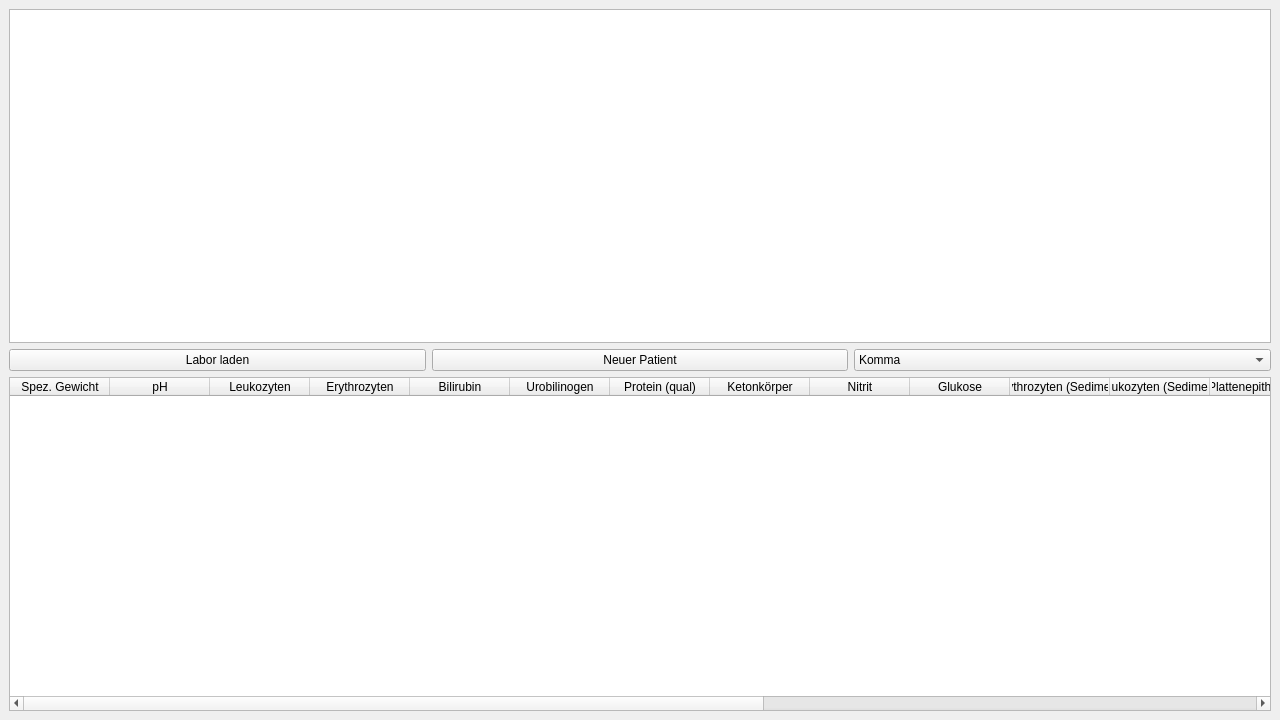
<?xml version="1.0" encoding="UTF-8"?>
<ui version="4.0">
 <class>UrinView</class>
 <widget class="QMainWindow" name="UrinView">
  <property name="geometry">
   <rect>
    <x>0</x>
    <y>0</y>
    <width>1280</width>
    <height>720</height>
   </rect>
  </property>
  <property name="windowTitle">
   <string>Urinanalyse</string>
  </property>
  <widget class="QWidget" name="centralWidget">
   <layout class="QGridLayout" name="gridLayout">
   <item row="0" column="0">
    <layout class="QVBoxLayout" name="verticalLayout">
     <item>
      <widget class="QTextEdit" name="rawLab"/>
     </item>
     <item>
      <layout class="QHBoxLayout" name="horizontalLayout">
       <item>
        <widget class="QPushButton" name="loadUrine">
         <property name="text">
          <string>Labor laden</string>
         </property>
        </widget>
       </item>
       <item>
        <widget class="QPushButton" name="clearPatient">
         <property name="text">
          <string>Neuer Patient</string>
         </property>
        </widget>
       </item>
       <item>
        <widget class="QComboBox" name="delimiterCombo">
         <item>
          <property name="text">
           <string>Komma</string>
          </property>
         </item>
         <item>
          <property name="text">
           <string>Punkt</string>
          </property>
         </item>
        </widget>
       </item>
      </layout>
     </item>
     <item>
      <widget class="QTableWidget" name="urineTable">
       <property name="contextMenuPolicy">
        <enum>Qt::CustomContextMenu</enum>
       </property>
       <column>
        <property name="text">
         <string>Spez. Gewicht</string>
        </property>
       </column>
       <column>
        <property name="text">
         <string>pH</string>
        </property>
       </column>
       <column>
        <property name="text">
         <string>Leukozyten</string>
        </property>
       </column>
       <column>
        <property name="text">
         <string>Erythrozyten</string>
        </property>
       </column>
       <column>
        <property name="text">
         <string>Bilirubin</string>
        </property>
       </column>
       <column>
        <property name="text">
         <string>Urobilinogen</string>
        </property>
       </column>
       <column>
        <property name="text">
         <string>Protein (qual)</string>
        </property>
       </column>
       <column>
        <property name="text">
         <string>Ketonkörper</string>
        </property>
       </column>
       <column>
        <property name="text">
         <string>Nitrit</string>
        </property>
       </column>
       <column>
        <property name="text">
         <string>Glukose</string>
        </property>
       </column>
       <column>
        <property name="text">
         <string>Erythrozyten (Sediment)</string>
        </property>
       </column>
       <column>
        <property name="text">
         <string>Leukozyten (Sediment)</string>
        </property>
       </column>
       <column>
        <property name="text">
         <string>Plattenepithelzellen</string>
        </property>
       </column>
       <column>
        <property name="text">
         <string>Rundepithelzellen</string>
        </property>
       </column>
       <column>
        <property name="text">
         <string>hyal Zylinder</string>
        </property>
       </column>
       <column>
        <property name="text">
         <string>Path Zylinder</string>
        </property>
       </column>
       <column>
        <property name="text">
         <string>Leitfähigkeit</string>
        </property>
       </column>
       <column>
        <property name="text">
         <string>Bakterien</string>
        </property>
       </column>
       <column>
        <property name="text">
         <string>Kristalle</string>
        </property>
       </column>
       <column>
        <property name="text">
         <string>Hefen mikr</string>
        </property>
       </column>
      </widget>
     </item>
    </layout>
   </item>
  </layout>
 </widget>
 </widget>
 <resources/>
 <connections/>
</ui>
